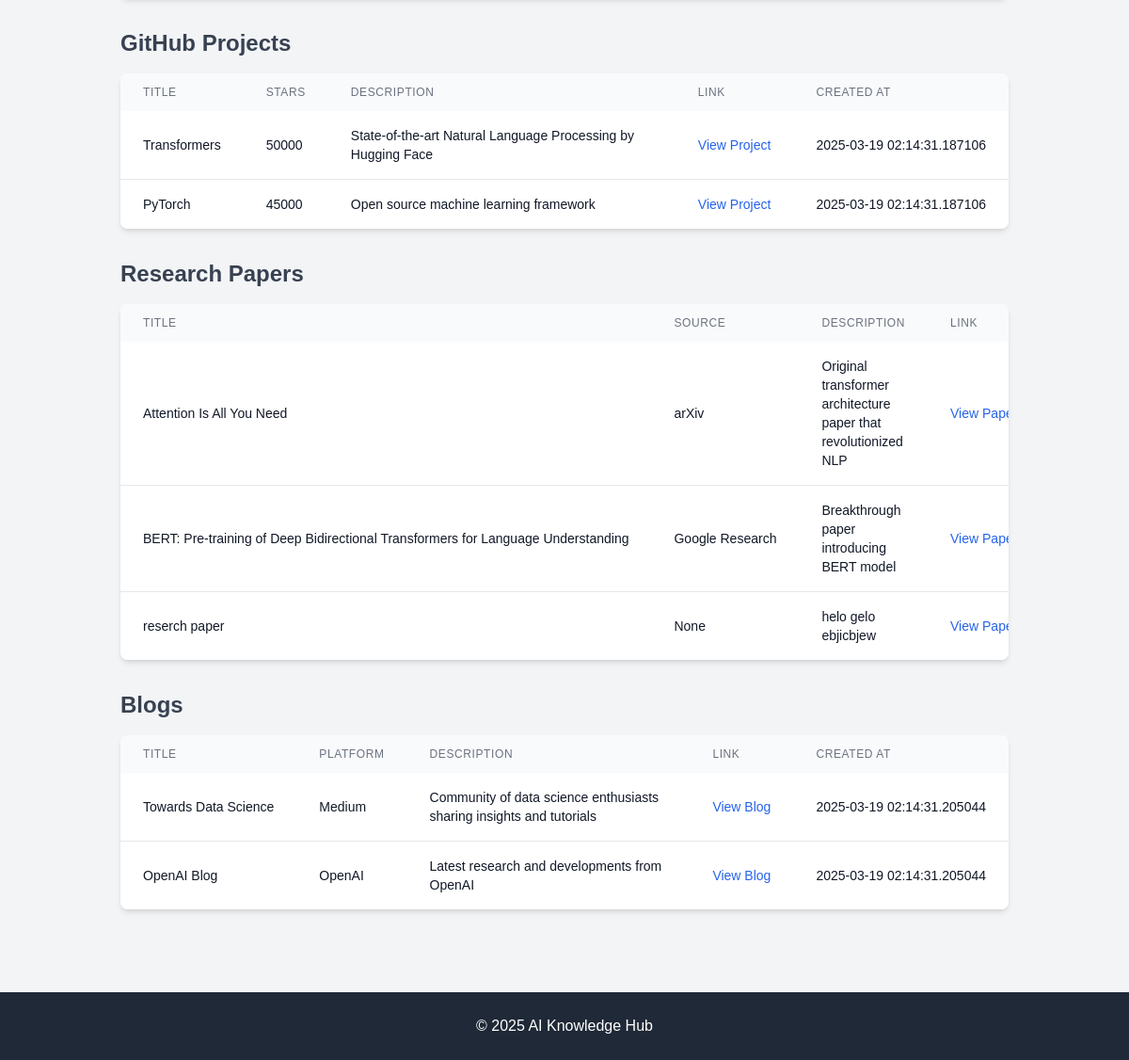
/db_view (signed in, lower part), run on an earlier commit of the app's database.
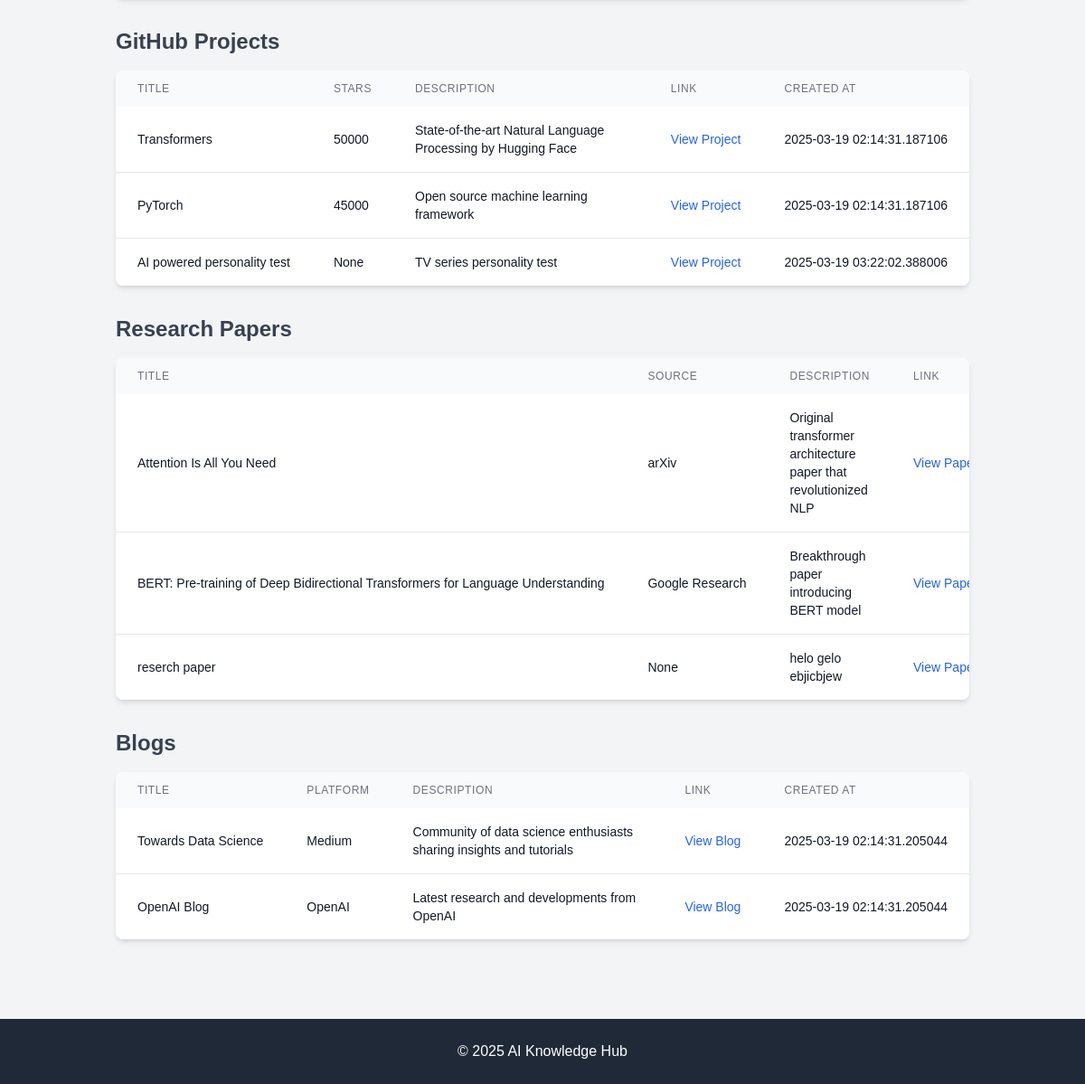
And on a later commit of the database.
### models.py (models this page shows)
class GitHubProject(db.Model):
    id = db.Column(db.Integer, primary_key=True)
    title = db.Column(db.String(200), nullable=False)
    url = db.Column(db.String(500), nullable=False)
    stars = db.Column(db.Integer)
    description = db.Column(db.Text)
    created_at = db.Column(db.DateTime, default=datetime.utcnow)

class ResearchPaper(db.Model):
    id = db.Column(db.Integer, primary_key=True)
    title = db.Column(db.String(200), nullable=False)
    url = db.Column(db.String(500), nullable=False)
    source = db.Column(db.String(200))
    description = db.Column(db.Text)
    created_at = db.Column(db.DateTime, default=datetime.utcnow)

class Blog(db.Model):
    id = db.Column(db.Integer, primary_key=True)
    title = db.Column(db.String(200), nullable=False)
    url = db.Column(db.String(500), nullable=False)
    platform = db.Column(db.String(100))
    description = db.Column(db.Text)
    created_at = db.Column(db.DateTime, default=datetime.utcnow)

### app.py (the view)
@app.route('/db_view')
@login_required
def db_view():
    if not current_user.is_admin:
        flash('Access denied. Admin privileges required.', 'error')
        return redirect(url_for('index'))
    courses = Course.query.all()
    handbooks = Handbook.query.all()
    github_projects = GitHubProject.query.all()
    research_papers = ResearchPaper.query.all()
    blogs = Blog.query.all()
    users = User.query.all()  # Add this line to get all users
    return render_template('db_view.html',
                         courses=courses,
                         handbooks=handbooks,
                         github_projects=github_projects,
                         research_papers=research_papers,
                         blogs=blogs,
                         users=users)  # Add users to the template context

### app.py (called while the page is built)
@login_manager.user_loader
def load_user(user_id):
    return User.query.get(int(user_id))

def login_required(f):
    @wraps(f)
    def decorated_function(*args, **kwargs):
        if 'user_id' not in session:
            return redirect(url_for('login'))
        return f(*args, **kwargs)
    return decorated_function

### templates/db_view.html (shortened to what the changed rows need)
{% extends "base.html" %}
{% block content %}
<div class="max-w-6xl mx-auto p-6">
    <div class="section mb-8">
        <h2 class="text-2xl font-semibold text-gray-700 mb-4">GitHub Projects</h2>
        <div class="bg-white shadow-md rounded-lg overflow-hidden">
            <table class="min-w-full">
                <thead class="bg-gray-50">
                    <tr>
                        <th class="px-6 py-3 text-left text-xs font-medium text-gray-500 uppercase tracking-wider">Title</th>
                        <th class="px-6 py-3 text-left text-xs font-medium text-gray-500 uppercase tracking-wider">Stars</th>
                        <th class="px-6 py-3 text-left text-xs font-medium text-gray-500 uppercase tracking-wider">Description</th>
                        <th class="px-6 py-3 text-left text-xs font-medium text-gray-500 uppercase tracking-wider">Link</th>
                        <th class="px-6 py-3 text-left text-xs font-medium text-gray-500 uppercase tracking-wider">Created At</th>
                    </tr>
                </thead>
                <tbody class="bg-white divide-y divide-gray-200">
                    {% for project in github_projects %}
                    <tr>
                        <td class="px-6 py-4 whitespace-nowrap text-sm text-gray-900">{{ project.title }}</td>
                        <td class="px-6 py-4 whitespace-nowrap text-sm text-gray-900">{{ project.stars }}</td>
                        <td class="px-6 py-4 text-sm text-gray-900">{{ project.description }}</td>
                        <td class="px-6 py-4 whitespace-nowrap text-sm">
                            <a href="{{ project.url }}" class="text-blue-600 hover:text-blue-900" target="_blank">View Project</a>
                        </td>
                        <td class="px-6 py-4 whitespace-nowrap text-sm text-gray-900">{{ project.created_at }}</td>
                    </tr>
                    {% endfor %}
                </tbody>
            </table>
        </div>
    </div>
    <div class="section mb-8">
        <h2 class="text-2xl font-semibold text-gray-700 mb-4">Research Papers</h2>
        <div class="bg-white shadow-md rounded-lg overflow-hidden">
            <table class="min-w-full">
                <thead class="bg-gray-50">
                    <tr>
                        <th class="px-6 py-3 text-left text-xs font-medium text-gray-500 uppercase tracking-wider">Title</th>
                        <th class="px-6 py-3 text-left text-xs font-medium text-gray-500 uppercase tracking-wider">Source</th>
                        <th class="px-6 py-3 text-left text-xs font-medium text-gray-500 uppercase tracking-wider">Description</th>
                        <th class="px-6 py-3 text-left text-xs font-medium text-gray-500 uppercase tracking-wider">Link</th>
                    </tr>
                </thead>
                <tbody class="bg-white divide-y divide-gray-200">
                    {% for paper in research_papers %}
                    <tr>
                        <td class="px-6 py-4 whitespace-nowrap text-sm text-gray-900">{{ paper.title }}</td>
                        <td class="px-6 py-4 whitespace-nowrap text-sm text-gray-900">{{ paper.source }}</td>
                        <td class="px-6 py-4 text-sm text-gray-900">{{ paper.description }}</td>
                        <td class="px-6 py-4 whitespace-nowrap text-sm">
                            <a href="{{ paper.url }}" class="text-blue-600 hover:text-blue-900" target="_blank">View Paper</a>
                        </td>
                    </tr>
                    {% endfor %}
                </tbody>
            </table>
        </div>
    </div>
    <div class="section mb-8">
        <h2 class="text-2xl font-semibold text-gray-700 mb-4">Blogs</h2>
        <div class="bg-white shadow-md rounded-lg overflow-hidden">
            <table class="min-w-full">
                <thead class="bg-gray-50">
                    <tr>
                        <th class="px-6 py-3 text-left text-xs font-medium text-gray-500 uppercase tracking-wider">Title</th>
                        <th class="px-6 py-3 text-left text-xs font-medium text-gray-500 uppercase tracking-wider">Platform</th>
                        <th class="px-6 py-3 text-left text-xs font-medium text-gray-500 uppercase tracking-wider">Description</th>
                        <th class="px-6 py-3 text-left text-xs font-medium text-gray-500 uppercase tracking-wider">Link</th>
                        <th class="px-6 py-3 text-left text-xs font-medium text-gray-500 uppercase tracking-wider">Created At</th>
                    </tr>
                </thead>
                <tbody class="bg-white divide-y divide-gray-200">
                    {% for blog in blogs %}
                    <tr>
                        <td class="px-6 py-4 whitespace-nowrap text-sm text-gray-900">{{ blog.title }}</td>
                        <td class="px-6 py-4 whitespace-nowrap text-sm text-gray-900">{{ blog.platform }}</td>
                        <td class="px-6 py-4 text-sm text-gray-900">{{ blog.description }}</td>
                        <td class="px-6 py-4 whitespace-nowrap text-sm">
                            <a href="{{ blog.url }}" class="text-blue-600 hover:text-blue-900" target="_blank">View Blog</a>
                        </td>
                        <td class="px-6 py-4 whitespace-nowrap text-sm text-gray-900">{{ blog.created_at }}</td>
                    </tr>
                    {% endfor %}
                </tbody>
            </table>
        </div>
    </div>
</div>
{% endblock %}

What changed in the data, as far as the page shows it:
added GitHubProject: title "AI powered personality test", stars "None", description "TV series personality test", created_at "2025-03-19 03:22:02.388006"
